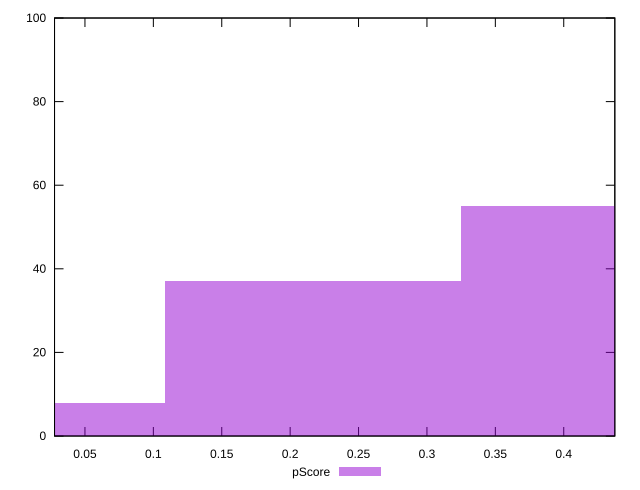

The gnuplot source for this figure:
reset

$pScore <<EOF
0 8
0.21654837872453106 37
0.4330967574490621 55
EOF

set key outside below
set boxwidth 0.21654837872453106
set xrange [0.027759306982440057:0.43734235988761555]
set yrange [0:100]
set trange [0:100]
set style fill transparent solid 0.5 noborder
set terminal svg size 640, 490 enhanced background rgb 'white'
set output "report_00021_2021-02-20T09:16:39.615Z/estimated-input-latency/samples/pages+cached/pScore/histogram.svg"

plot $pScore title "pScore" with boxes

reset
